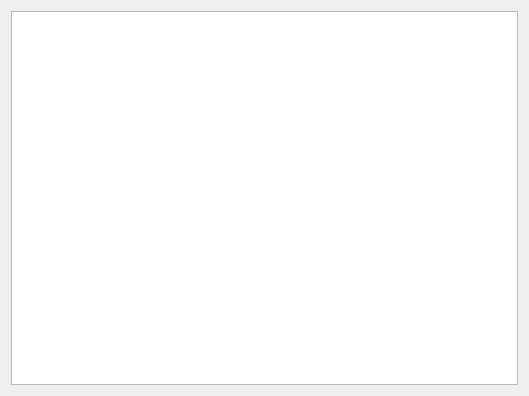
<?xml version="1.0" encoding="UTF-8"?>
<ui version="4.0">
 <class>UpdatePlayer</class>
 <widget class="QDialog" name="UpdatePlayer">
  <property name="geometry">
   <rect>
    <x>0</x>
    <y>0</y>
    <width>529</width>
    <height>396</height>
   </rect>
  </property>
  <property name="windowTitle">
   <string>Dialog</string>
  </property>
  <layout class="QVBoxLayout" name="verticalLayout">
   <item>
    <widget class="QTableWidget" name="tableWidget"/>
   </item>
  </layout>
 </widget>
 <resources/>
 <connections/>
</ui>
